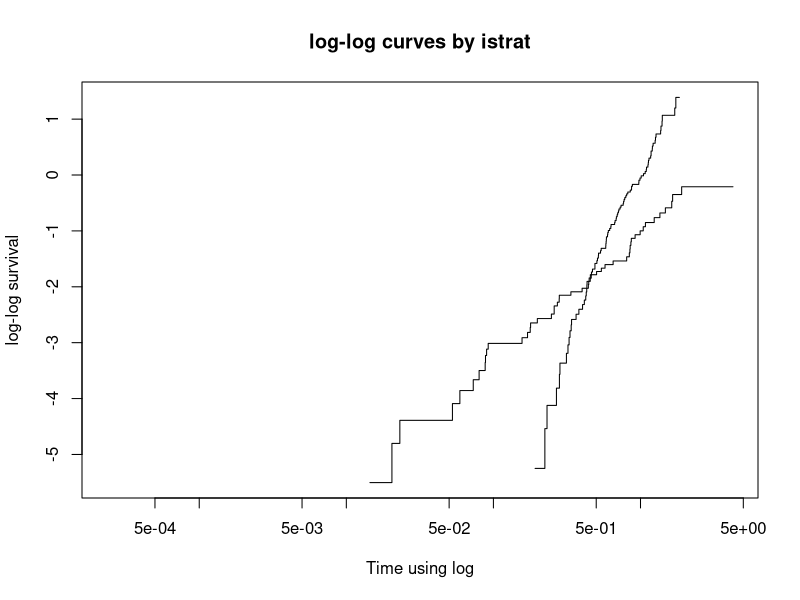

The R script that drew this image:
## Simulating data from a stratified Cox model

# write a function to generate data
gen_strat_data <- function(nsample, nstrata, prob_strata, beta){
  
  #beta = c(1, -0.5)
  
  istrata <- sample(1:nstrata, size=nsample, prob = prob_strata, replace = T)
  
  X <- cbind(rbinom(nsample, 1, 0.5), rnorm(nsample, 1, 1))
  
  y_i <- rep(0, nsample)
  
  for(i in 1:nsample){
    neg.log.u = -log(runif(1))
    mu_term = exp(X[i,]%*%beta)
    
    if(istrata[i] == 1){
      y_i[i] = (neg.log.u/(mu_term))^(1/3)
    }else{
      y_i[i] = (3 * (neg.log.u) / (mu_term))
    }
    
  }
  
  t_i = delta_i = rep(0, nsample)
  
  for(i in 1:nsample){
    c_i = rexp(1,1.5)
    delta_i[i] = as.numeric(y_i[i] < c_i)
    t_i[i] = min(c_i, y_i[i])
  }
  
  data = data.frame(c(1:nsample), t_i, delta_i, X, istrata)
  return(data)
  
}

dat.strat <- gen_strat_data(500, 2, c(0.5, 0.5), c(1, -0.5))
table(dat.strat$delta_i)

# log-log survival function
library(survival)
unstrat.fit <- coxph(Surv(t_i, delta_i) ~ X1 + X2 + factor(istrata), data = dat.strat)
summary(unstrat.fit)

km_strat <- survfit(Surv(t_i, delta_i) ~ istrata, data = dat.strat)
plot(km_strat, fun = "cloglog", xlab = "Time using log", ylab = "log-log survival",
       main = "log-log curves by istrat")

# include a time-dependent covariate
unstrat.fit.tvc <- coxph(Surv(t_i, delta_i) ~ X1 + X2 + factor(istrata) + tt(istrata), data = dat.strat,
                          tt = function(x, t,...) t*(x-1))
summary(unstrat.fit.tvc)

# test using schoenfeld residuals
cox.zph(unstrat.fit)
